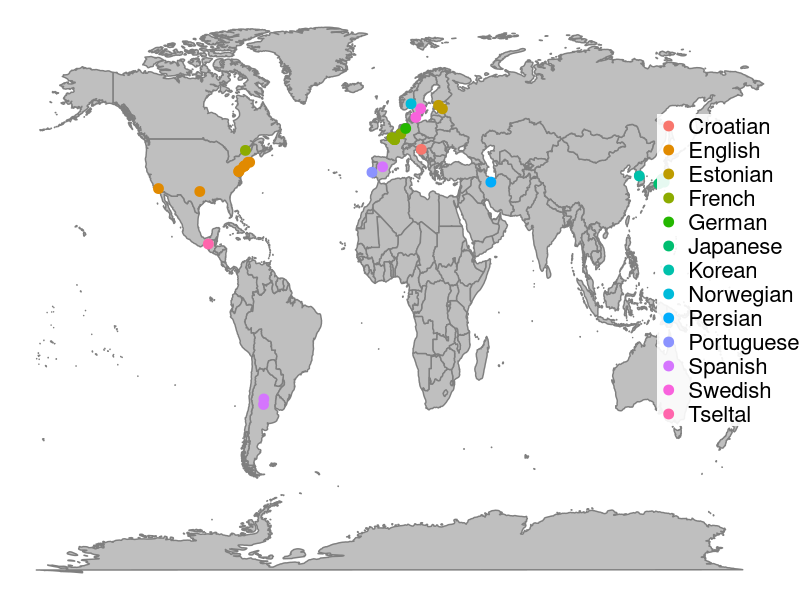

The R source for this figure:
library("kableExtra")
library("tidyverse")
library("cowplot")
library("repr")

# ---- load data

language_labels <- read_csv("data/language_labels.csv") %>%
  rename(language = Language)

geo_dat <- read_csv("data/langs_and_countries.csv") %>%
  right_join(language_labels, by = "language")

# ---- visualize

options(repr.plot.width=11.7, repr.plot.height=6.2)

geo_dat <- geo_dat %>%
    mutate(
      #      lang_fam_abbrv = recode(Language_Family,
      #                              `Indo-European` = "I-E",
      #                              `Uralic` = "U",
      #                              `Japonic` = "J",
      #                              `Koreanic` = "K",
      #                              `Sino-Tibetan` = "S-T"),
           Language_label = Language_name,
           Language_label = paste0(Language_label)) #," (",lang_fam_abbrv,")"))

mp <- NULL

mapWorld <- borders("world",
                    # colour = "white",
                    colour="gray50", # with white background
                    fill="gray75") # create a layer of borders

mp <- ggplot(data=geo_dat) + mapWorld

mp <- mp +
      geom_point(aes(longitude, latitude, color = Language_label), size=3) +
      # theme_black() +
      theme_void() +
      theme(text = element_text(size=16),
            #plot.background = element_rect(fill = "black"),
            legend.title = element_blank(),
            legend.position = c(0.91, 0.55),
            legend.background = element_rect(fill=alpha("white",0.90),
                                             size=0, linetype="dotted",
                                             colour = "white"),
            legend.text=element_text(size=16,colour="black"))
            
ggsave("figures/geo_dat.pdf", width = 11.7, height = 6.2,dpi = 1200, scale = 1.2)
